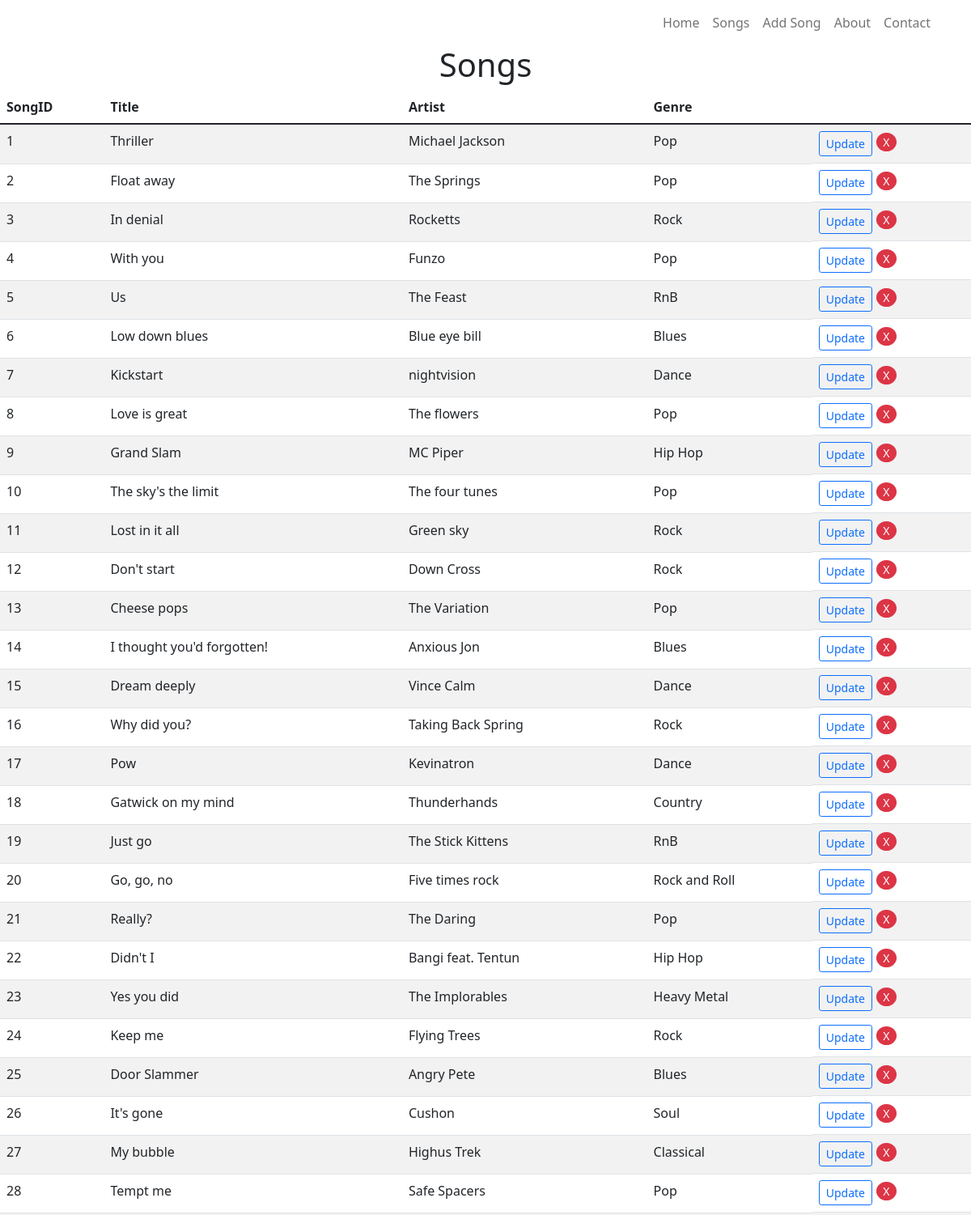
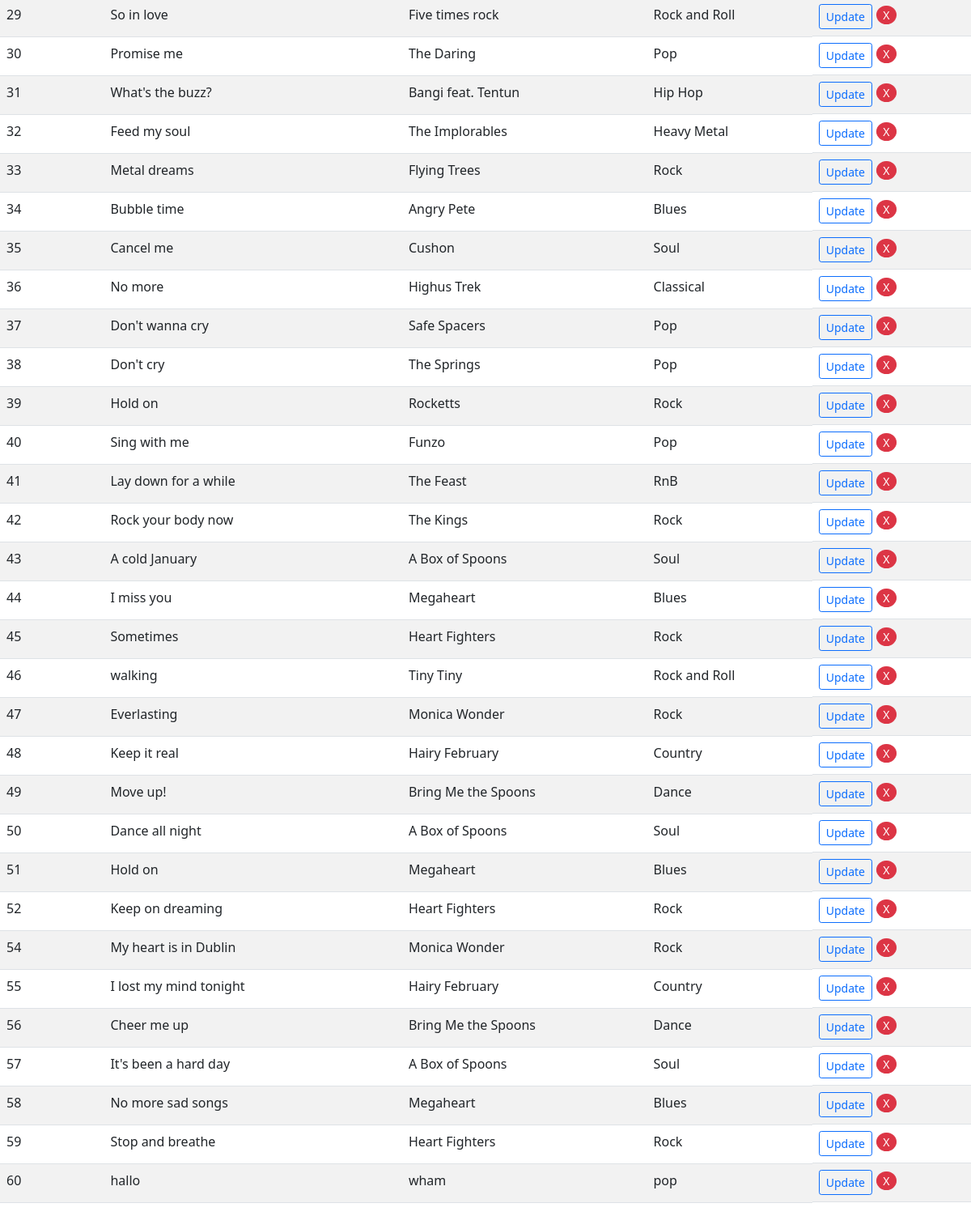
/songs, run on an earlier commit of the app's database (2 pictures, top to bottom).
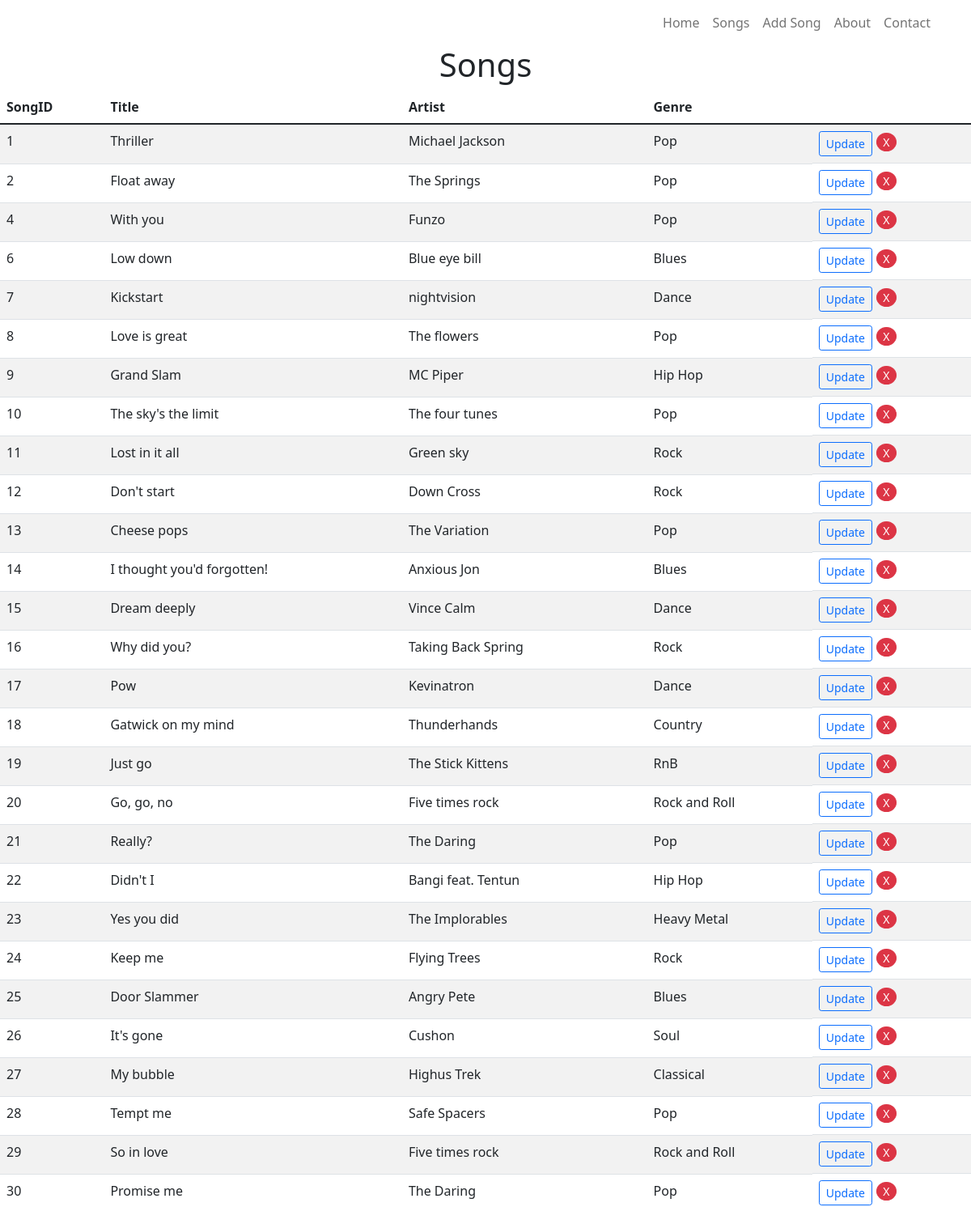
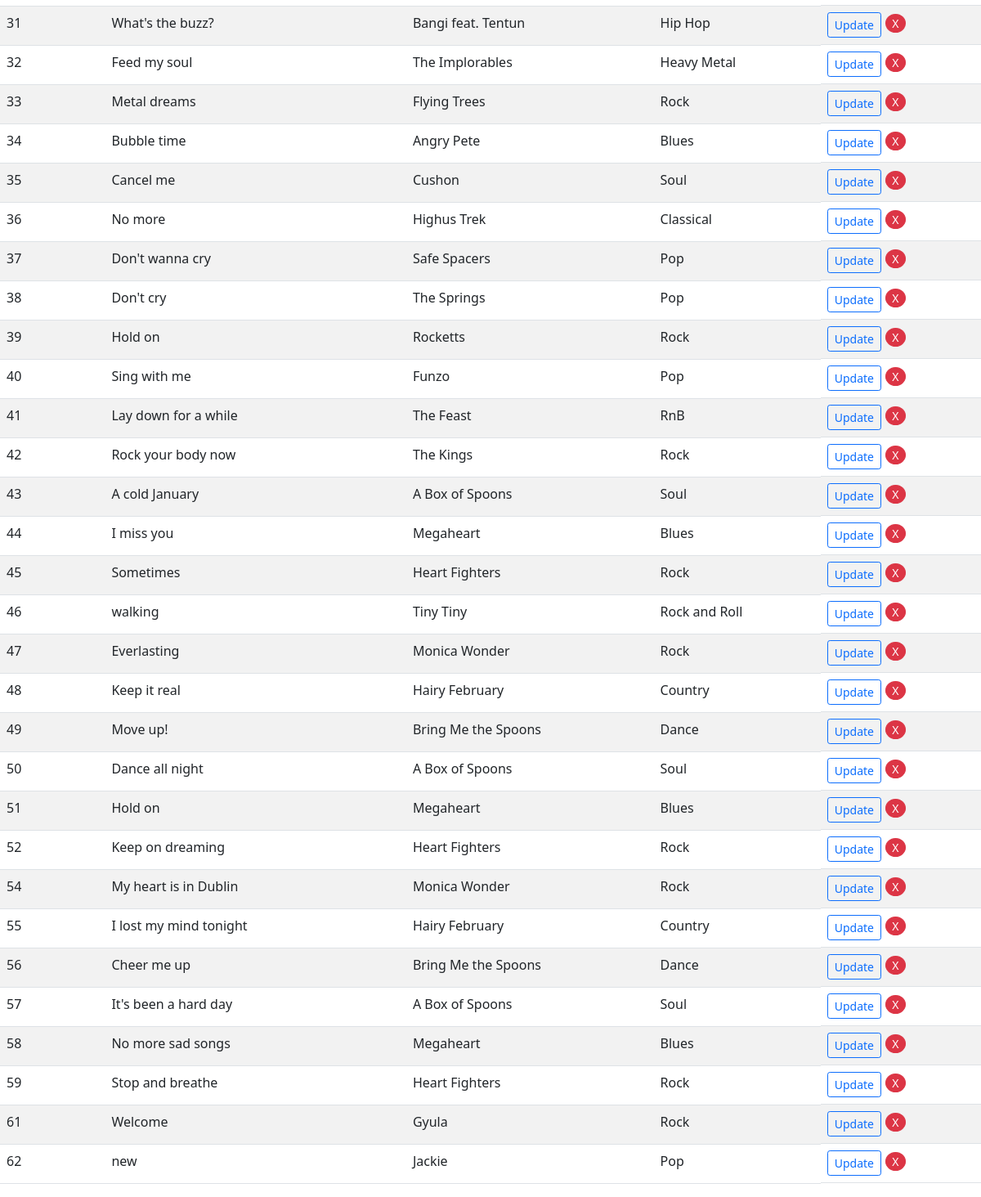
And on a later commit of the database (2 pictures, top to bottom).
### tables this page shows
CREATE TABLE "songs" (
	"SongID"	INTEGER NOT NULL UNIQUE,
	"Title"	TEXT,
	"Artist"	TEXT,
	"Genre"	TEXT,
	PRIMARY KEY("SongID" AUTOINCREMENT)
);

### app.py (the view)
@app.route("/songs")
def songs():
    songConn = musicDbCon()
    cursor = songConn.cursor()
    cursor.execute("SELECT * FROM songs")
    getSongs = cursor.fetchall()
    return render_template("songs.html", title="Songs", songsInDB=getSongs)

### app.py (called while the page is built)
def musicDbCon():
    conn = sql.connect("Part12 Flask/webflask/c10Sqlite.db")
    conn.row_factory = sql.Row
    return conn

### templates/songs.html
{% extends 'base.html' %}
{% block content %}
<h1 class="text-lg-center">Songs</h1>
<table class="table table-hover border-2 table-striped">
    <thead>
        <th scope="col">SongID</th>
        <th scope="col">Title</th>
        <th scope="col">Artist</th>
        <th scope="col">Genre</th>
    </thead>
    <tbody>
        {% for row in songsInDB %}
        <tr>
            <td>{{row["SongID"]}}</td>
            <td>{{row["Title"]}}</td>
            <td>{{row["Artist"]}}</td>
            <td>{{row["Genre"]}}</td>
            <td style="display:flex">
                <button type="button" class="btn btn-outline-primary btn-sm">
                    <a class="text-decoration-none" href="{{url_for('update', songID=row['songID'])}}">Update</a>
                </button>
                <form action="{{url_for('delete', songID=row['songID'])}}" method="POST">
                    <input style="width:25px; margin-left:5px;padding:0; border-radius:50%" type="submit" value="X"
                        onclick="confirm('Do you want to Delete this songs?')" class="btn btn-danger btn-sm" />
                </form>
            </td>
        </tr>
        {% endfor %}
    </tbody>
</table>
{% endblock content %}

### templates/base.html (shortened to what this page needs)
<!DOCTYPE html>
<html lang="en">
<head>
    <link rel="stylesheet" href="https://cdn.jsdelivr.net/npm/bootstrap-icons@1.8.0/font/bootstrap-icons.css" />
    <link href="https://cdn.jsdelivr.net/npm/bootstrap@5.1.3/dist/css/bootstrap.min.css" rel="stylesheet"
 />
</head>
<body>
    <header class="container">
        <nav class="navbar navbar-expand-md navbar-light">
            <ul class="navbar-nav ms-auto text-center">
                <li><a class="nav-link" href="{{url_for('index')}}">Home</a></li>
                <li><a class="nav-link" href="{{url_for('songs')}}">Songs</a></li>
                <li>
                    <a class="nav-link" href="{{url_for('addsongs')}}">Add Song</a>
                </li>
                <li><a class="nav-link" href="{{url_for('about')}}">About</a></li>
                <li><a class="nav-link" href="{{url_for('contact')}}">Contact</a></li>
            </ul>
        </nav>
    </header>
    <section>
        {% block content %} {% endblock content %}
    </section>
</body>
</html>

What changed in the data, as far as the page shows it:
removed songs: SongID "3", Title "In denial", Artist "Rocketts", Genre "Rock"
removed songs: SongID "5", Title "Us", Artist "The Feast", Genre "RnB"
removed songs: SongID "60", Title "hallo", Artist "wham", Genre "pop"
changed songs "Blue eye bill": Title "Low down blues" → "Low down"
added songs: SongID "61", Title "Welcome", Artist "Gyula", Genre "Rock"
added songs: SongID "62", Title "new", Artist "Jackie", Genre "Pop"
